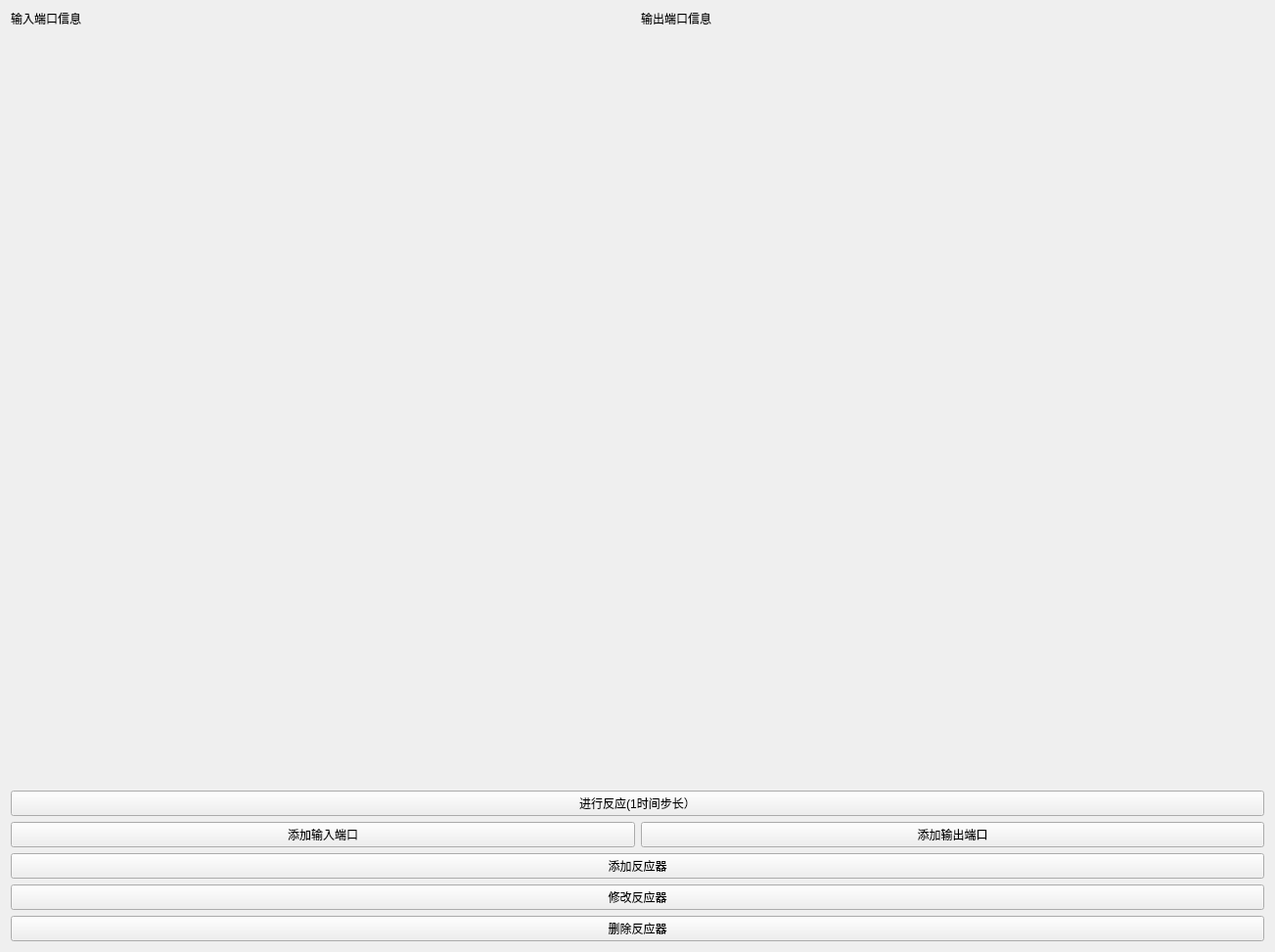
<?xml version="1.0" encoding="UTF-8"?>
<ui version="4.0">
 <class>net_show</class>
 <widget class="QWidget" name="net_show">
  <property name="geometry">
   <rect>
    <x>0</x>
    <y>0</y>
    <width>1303</width>
    <height>973</height>
   </rect>
  </property>
  <property name="sizePolicy">
   <sizepolicy hsizetype="Minimum" vsizetype="Minimum">
    <horstretch>0</horstretch>
    <verstretch>0</verstretch>
   </sizepolicy>
  </property>
  <property name="minimumSize">
   <size>
    <width>200</width>
    <height>200</height>
   </size>
  </property>
  <property name="maximumSize">
   <size>
    <width>10122</width>
    <height>10122</height>
   </size>
  </property>
  <property name="windowTitle">
   <string>Form</string>
  </property>
  <layout class="QVBoxLayout" name="verticalLayout">
   <item>
    <layout class="QHBoxLayout" name="horizontalLayout_3">
     <item>
      <widget class="QWidget" name="widget_3" native="true">
       <property name="minimumSize">
        <size>
         <width>0</width>
         <height>200</height>
        </size>
       </property>
       <widget class="QLabel" name="label_2">
        <property name="geometry">
         <rect>
          <x>0</x>
          <y>0</y>
          <width>258</width>
          <height>15</height>
         </rect>
        </property>
        <property name="text">
         <string>输入端口信息</string>
        </property>
       </widget>
      </widget>
     </item>
     <item>
      <widget class="QWidget" name="widget_2" native="true">
       <property name="minimumSize">
        <size>
         <width>0</width>
         <height>200</height>
        </size>
       </property>
       <widget class="QLabel" name="label">
        <property name="geometry">
         <rect>
          <x>0</x>
          <y>0</y>
          <width>192</width>
          <height>15</height>
         </rect>
        </property>
        <property name="text">
         <string>输出端口信息</string>
        </property>
       </widget>
      </widget>
     </item>
    </layout>
   </item>
   <item>
    <widget class="QWidget" name="widget" native="true">
     <property name="minimumSize">
      <size>
       <width>0</width>
       <height>100</height>
      </size>
     </property>
     <layout class="QVBoxLayout" name="verticalLayout_2">
      <item>
       <spacer name="verticalSpacer">
        <property name="orientation">
         <enum>Qt::Vertical</enum>
        </property>
        <property name="sizeHint" stdset="0">
         <size>
          <width>20</width>
          <height>40</height>
         </size>
        </property>
       </spacer>
      </item>
     </layout>
    </widget>
   </item>
   <item>
    <layout class="QHBoxLayout" name="horizontalLayout">
     <item>
      <widget class="QPushButton" name="Go">
       <property name="text">
        <string>进行反应(1时间步长）</string>
       </property>
      </widget>
     </item>
    </layout>
   </item>
   <item>
    <layout class="QHBoxLayout" name="horizontalLayout_2">
     <item>
      <widget class="QPushButton" name="pushButton_2">
       <property name="text">
        <string>添加输入端口</string>
       </property>
      </widget>
     </item>
     <item>
      <widget class="QPushButton" name="pushButton">
       <property name="text">
        <string>添加输出端口</string>
       </property>
      </widget>
     </item>
    </layout>
   </item>
   <item>
    <widget class="QPushButton" name="Add">
     <property name="text">
      <string>添加反应器</string>
     </property>
    </widget>
   </item>
   <item>
    <widget class="QPushButton" name="pushButton_3">
     <property name="text">
      <string>修改反应器</string>
     </property>
    </widget>
   </item>
   <item>
    <widget class="QPushButton" name="pushButton_4">
     <property name="text">
      <string>删除反应器</string>
     </property>
    </widget>
   </item>
  </layout>
 </widget>
 <resources/>
 <connections/>
</ui>
